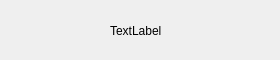
<?xml version="1.0" encoding="UTF-8"?>
<ui version="4.0">
 <class>Chatuserinfo</class>
 <widget class="QWidget" name="Chatuserinfo">
  <property name="geometry">
   <rect>
    <x>0</x>
    <y>0</y>
    <width>280</width>
    <height>60</height>
   </rect>
  </property>
  <property name="minimumSize">
   <size>
    <width>280</width>
    <height>60</height>
   </size>
  </property>
  <property name="maximumSize">
   <size>
    <width>280</width>
    <height>60</height>
   </size>
  </property>
  <property name="windowTitle">
   <string>Form</string>
  </property>
  <widget class="QPushButton" name="pb_icon">
   <property name="geometry">
    <rect>
     <x>30</x>
     <y>10</y>
     <width>61</width>
     <height>41</height>
    </rect>
   </property>
   <property name="text">
    <string/>
   </property>
   <property name="iconSize">
    <size>
     <width>61</width>
     <height>51</height>
    </size>
   </property>
   <property name="flat">
    <bool>true</bool>
   </property>
  </widget>
  <widget class="QLabel" name="lb_name">
   <property name="geometry">
    <rect>
     <x>110</x>
     <y>10</y>
     <width>141</width>
     <height>41</height>
    </rect>
   </property>
   <property name="text">
    <string>TextLabel</string>
   </property>
  </widget>
 </widget>
 <resources/>
 <connections/>
</ui>
